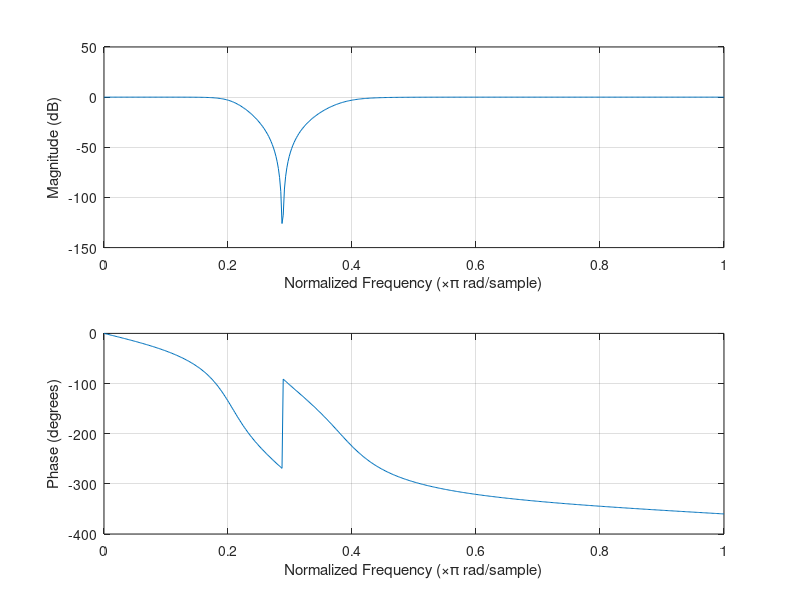
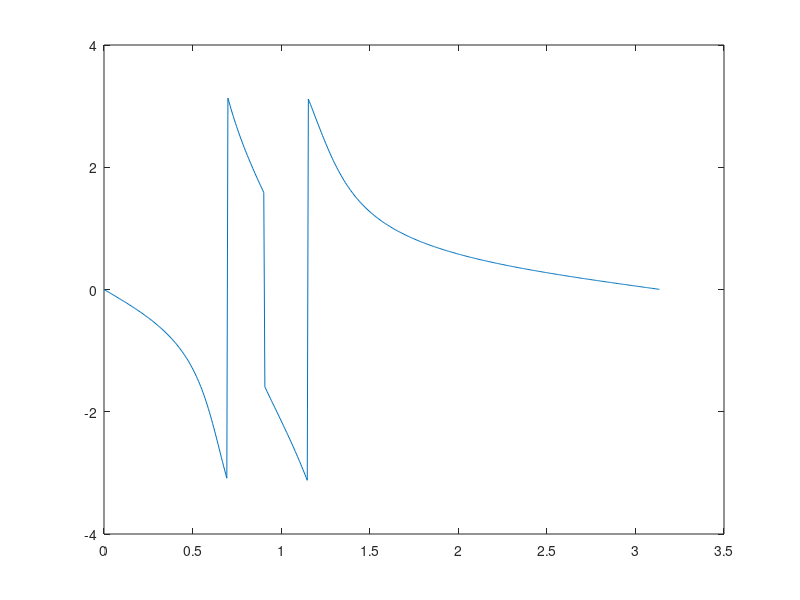

Write MATLAB code to recreate these figures, in order.
[b,a]=butter(3,[0.2 0.4],'stop');
freqz(b,a)
dataIn=randn(1000,1);
dataOut=filter(b,a,dataIn);
figure
[m,p]=freqz(b,a);
plot(p,angle(m))